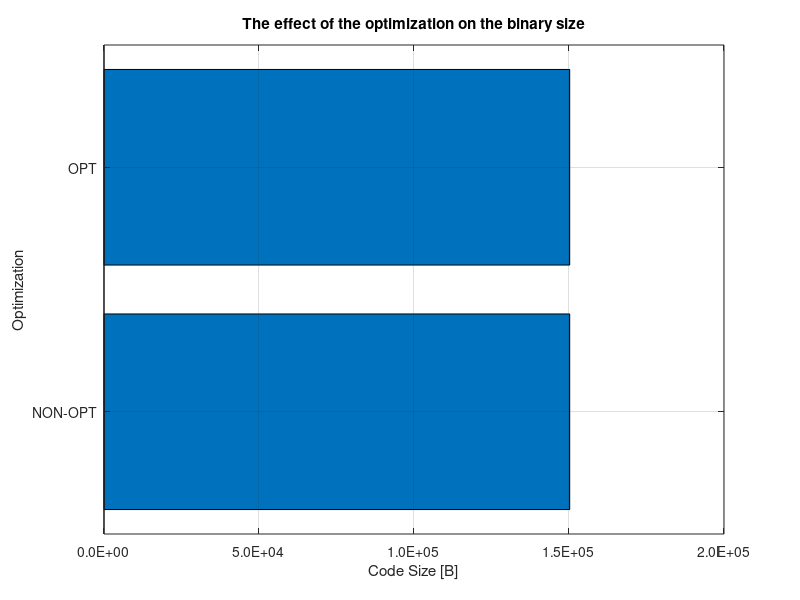
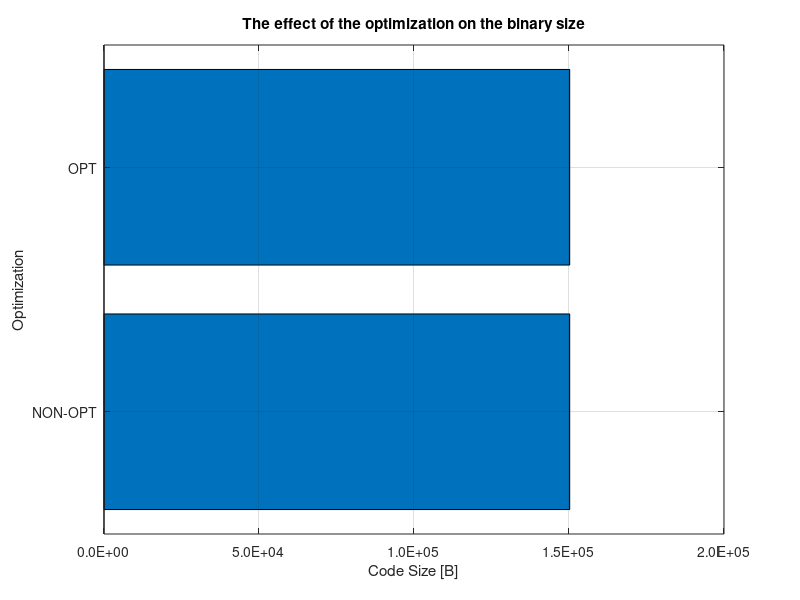

These charts were generated, in order, by the following MATLAB code:
#!/usr/bin/octave
y=[150224, 150224];
ticks=['NON-OPT'; 'OPT'; ];
fh=barh(y); ylabel('Optimization'); xlabel('Code Size [B]'); title('The effect of the optimization on the binary size'); set(gca, 'ytickLabel', ticks); xt = get(gca, 'xtick'); set(gca, 'xticklabel', sprintf('%1.1E|', xt)); grid on; axis auto; saveas(fh, 'results.png', 'png');
saveas(fh, 'results.png', 'png');